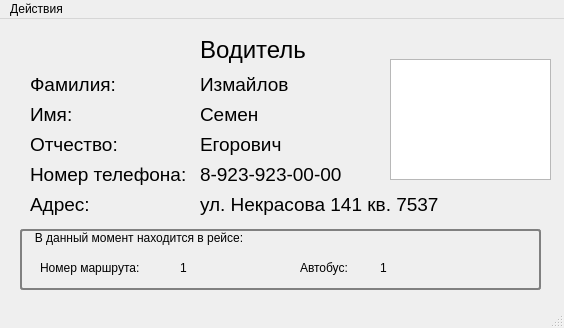
<?xml version="1.0" encoding="UTF-8"?>
<ui version="4.0">
 <class>WindowEmployee</class>
 <widget class="QMainWindow" name="WindowEmployee">
  <property name="geometry">
   <rect>
    <x>0</x>
    <y>0</y>
    <width>564</width>
    <height>328</height>
   </rect>
  </property>
  <property name="windowTitle">
   <string>Информация о сотруднике</string>
  </property>
  <widget class="QWidget" name="centralwidget">
   <widget class="QGraphicsView" name="graphicsView">
    <property name="geometry">
     <rect>
      <x>390</x>
      <y>40</y>
      <width>161</width>
      <height>121</height>
     </rect>
    </property>
   </widget>
   <widget class="QLabel" name="label">
    <property name="geometry">
     <rect>
      <x>200</x>
      <y>10</y>
      <width>131</width>
      <height>41</height>
     </rect>
    </property>
    <property name="font">
     <font>
      <pointsize>18</pointsize>
     </font>
    </property>
    <property name="styleSheet">
     <string notr="true"/>
    </property>
    <property name="text">
     <string>Водитель</string>
    </property>
   </widget>
   <widget class="QLabel" name="label_2">
    <property name="geometry">
     <rect>
      <x>30</x>
      <y>50</y>
      <width>121</width>
      <height>31</height>
     </rect>
    </property>
    <property name="font">
     <font>
      <pointsize>14</pointsize>
     </font>
    </property>
    <property name="text">
     <string>Фамилия:</string>
    </property>
   </widget>
   <widget class="QLabel" name="label_3">
    <property name="geometry">
     <rect>
      <x>30</x>
      <y>80</y>
      <width>121</width>
      <height>31</height>
     </rect>
    </property>
    <property name="font">
     <font>
      <pointsize>14</pointsize>
     </font>
    </property>
    <property name="text">
     <string>Имя:</string>
    </property>
   </widget>
   <widget class="QLabel" name="label_4">
    <property name="geometry">
     <rect>
      <x>30</x>
      <y>110</y>
      <width>121</width>
      <height>31</height>
     </rect>
    </property>
    <property name="font">
     <font>
      <pointsize>14</pointsize>
     </font>
    </property>
    <property name="text">
     <string>Отчество:</string>
    </property>
   </widget>
   <widget class="QLabel" name="label_5">
    <property name="geometry">
     <rect>
      <x>30</x>
      <y>140</y>
      <width>161</width>
      <height>31</height>
     </rect>
    </property>
    <property name="font">
     <font>
      <pointsize>14</pointsize>
     </font>
    </property>
    <property name="text">
     <string>Номер телефона:</string>
    </property>
   </widget>
   <widget class="QLabel" name="label_6">
    <property name="geometry">
     <rect>
      <x>30</x>
      <y>170</y>
      <width>71</width>
      <height>31</height>
     </rect>
    </property>
    <property name="font">
     <font>
      <pointsize>14</pointsize>
     </font>
    </property>
    <property name="text">
     <string>Адрес:</string>
    </property>
   </widget>
   <widget class="QGroupBox" name="groupBox">
    <property name="geometry">
     <rect>
      <x>20</x>
      <y>210</y>
      <width>521</width>
      <height>61</height>
     </rect>
    </property>
    <property name="sizePolicy">
     <sizepolicy hsizetype="Preferred" vsizetype="Preferred">
      <horstretch>0</horstretch>
      <verstretch>0</verstretch>
     </sizepolicy>
    </property>
    <property name="layoutDirection">
     <enum>Qt::LeftToRight</enum>
    </property>
    <property name="styleSheet">
     <string notr="true">QGroupBox { 
     border: 2px solid gray; 
     border-radius: 3px; 
 }

QGroupBox::title { 
    background-color: transparent;
     subcontrol-position: top left; 
     padding:2 13px;
 }  </string>
    </property>
    <property name="title">
     <string>В данный момент находится в рейсе:</string>
    </property>
    <property name="flat">
     <bool>false</bool>
    </property>
    <property name="checkable">
     <bool>false</bool>
    </property>
    <widget class="QLabel" name="label_12">
     <property name="geometry">
      <rect>
       <x>20</x>
       <y>30</y>
       <width>131</width>
       <height>17</height>
      </rect>
     </property>
     <property name="styleSheet">
      <string notr="true">QLabel{
	border: 0px;
}</string>
     </property>
     <property name="text">
      <string>Номер маршрута:</string>
     </property>
    </widget>
    <widget class="QLabel" name="label_13">
     <property name="geometry">
      <rect>
       <x>280</x>
       <y>30</y>
       <width>71</width>
       <height>17</height>
      </rect>
     </property>
     <property name="styleSheet">
      <string notr="true">QLabel{
	border: 0px;
}</string>
     </property>
     <property name="text">
      <string>Автобус:</string>
     </property>
    </widget>
    <widget class="QLabel" name="labelNumberRoute">
     <property name="geometry">
      <rect>
       <x>160</x>
       <y>30</y>
       <width>71</width>
       <height>17</height>
      </rect>
     </property>
     <property name="styleSheet">
      <string notr="true">QLabel{
	border: 0px;
}</string>
     </property>
     <property name="text">
      <string>1</string>
     </property>
    </widget>
    <widget class="QLabel" name="labelNumberBus">
     <property name="geometry">
      <rect>
       <x>360</x>
       <y>30</y>
       <width>71</width>
       <height>17</height>
      </rect>
     </property>
     <property name="styleSheet">
      <string notr="true">QLabel{
	border: 0px;
}</string>
     </property>
     <property name="text">
      <string>1</string>
     </property>
    </widget>
   </widget>
   <widget class="QLabel" name="labelLastName">
    <property name="geometry">
     <rect>
      <x>200</x>
      <y>50</y>
      <width>121</width>
      <height>31</height>
     </rect>
    </property>
    <property name="font">
     <font>
      <pointsize>14</pointsize>
     </font>
    </property>
    <property name="text">
     <string>Измайлов</string>
    </property>
   </widget>
   <widget class="QLabel" name="labelFirstName">
    <property name="geometry">
     <rect>
      <x>200</x>
      <y>80</y>
      <width>121</width>
      <height>31</height>
     </rect>
    </property>
    <property name="font">
     <font>
      <pointsize>14</pointsize>
     </font>
    </property>
    <property name="text">
     <string>Семен</string>
    </property>
   </widget>
   <widget class="QLabel" name="labelTelephone">
    <property name="geometry">
     <rect>
      <x>200</x>
      <y>140</y>
      <width>161</width>
      <height>31</height>
     </rect>
    </property>
    <property name="font">
     <font>
      <pointsize>14</pointsize>
     </font>
    </property>
    <property name="text">
     <string>8-923-923-00-00</string>
    </property>
   </widget>
   <widget class="QLabel" name="labelAddress">
    <property name="geometry">
     <rect>
      <x>200</x>
      <y>170</y>
      <width>251</width>
      <height>31</height>
     </rect>
    </property>
    <property name="font">
     <font>
      <pointsize>14</pointsize>
     </font>
    </property>
    <property name="text">
     <string>ул. Некрасова 141 кв. 7537</string>
    </property>
   </widget>
   <widget class="QLabel" name="labelPatronymic">
    <property name="geometry">
     <rect>
      <x>200</x>
      <y>110</y>
      <width>121</width>
      <height>31</height>
     </rect>
    </property>
    <property name="font">
     <font>
      <pointsize>14</pointsize>
     </font>
    </property>
    <property name="text">
     <string>Егорович</string>
    </property>
   </widget>
  </widget>
  <widget class="QStatusBar" name="statusbar"/>
  <widget class="QMenuBar" name="menuBar">
   <property name="geometry">
    <rect>
     <x>0</x>
     <y>0</y>
     <width>564</width>
     <height>25</height>
    </rect>
   </property>
   <widget class="QMenu" name="menu">
    <property name="title">
     <string>Действия</string>
    </property>
    <addaction name="action"/>
    <addaction name="actionCall"/>
   </widget>
   <addaction name="menu"/>
  </widget>
  <action name="action">
   <property name="text">
    <string>Создать / Изменить путевой лист</string>
   </property>
  </action>
  <action name="actionCall">
   <property name="text">
    <string>Связаться</string>
   </property>
  </action>
 </widget>
 <resources/>
 <connections/>
</ui>
